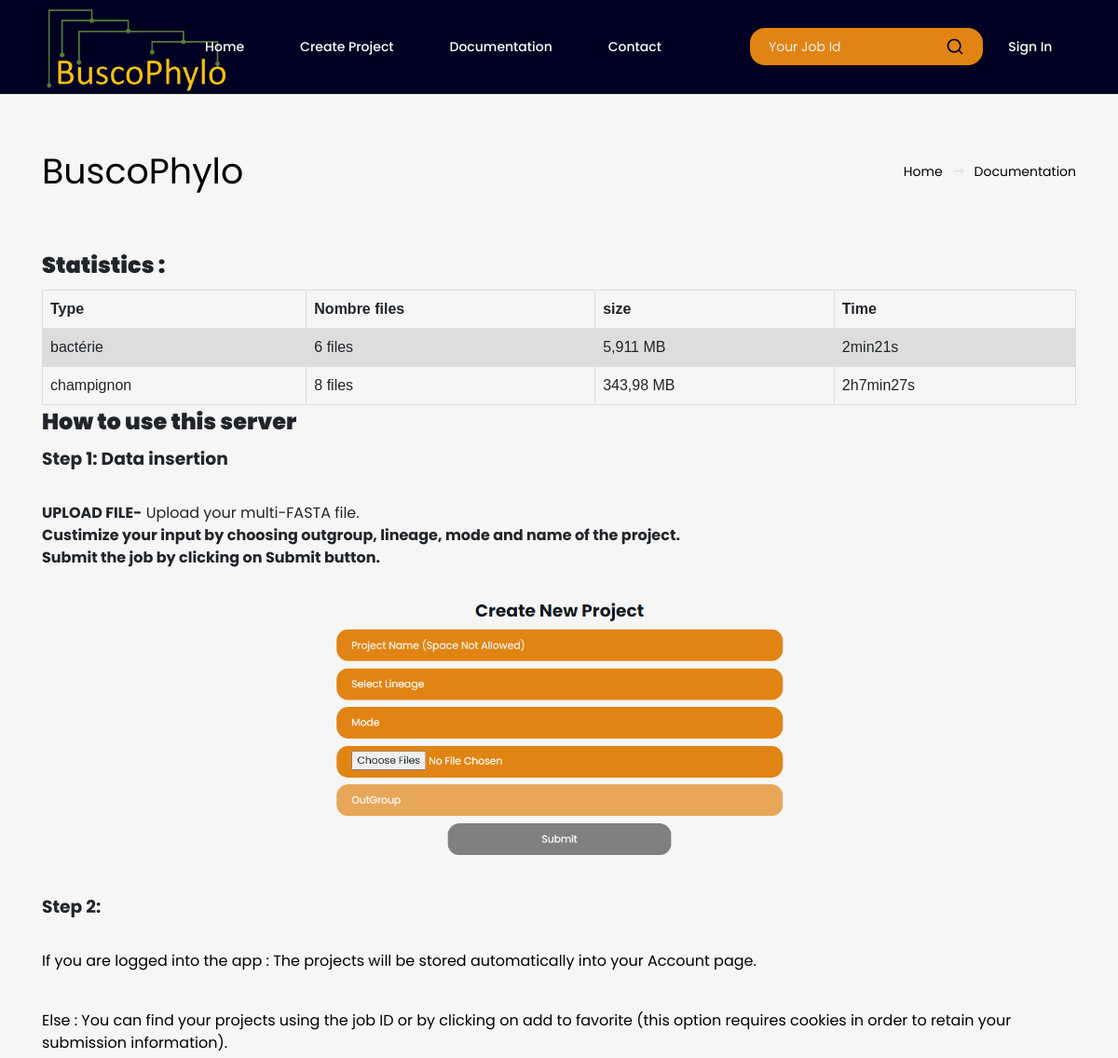
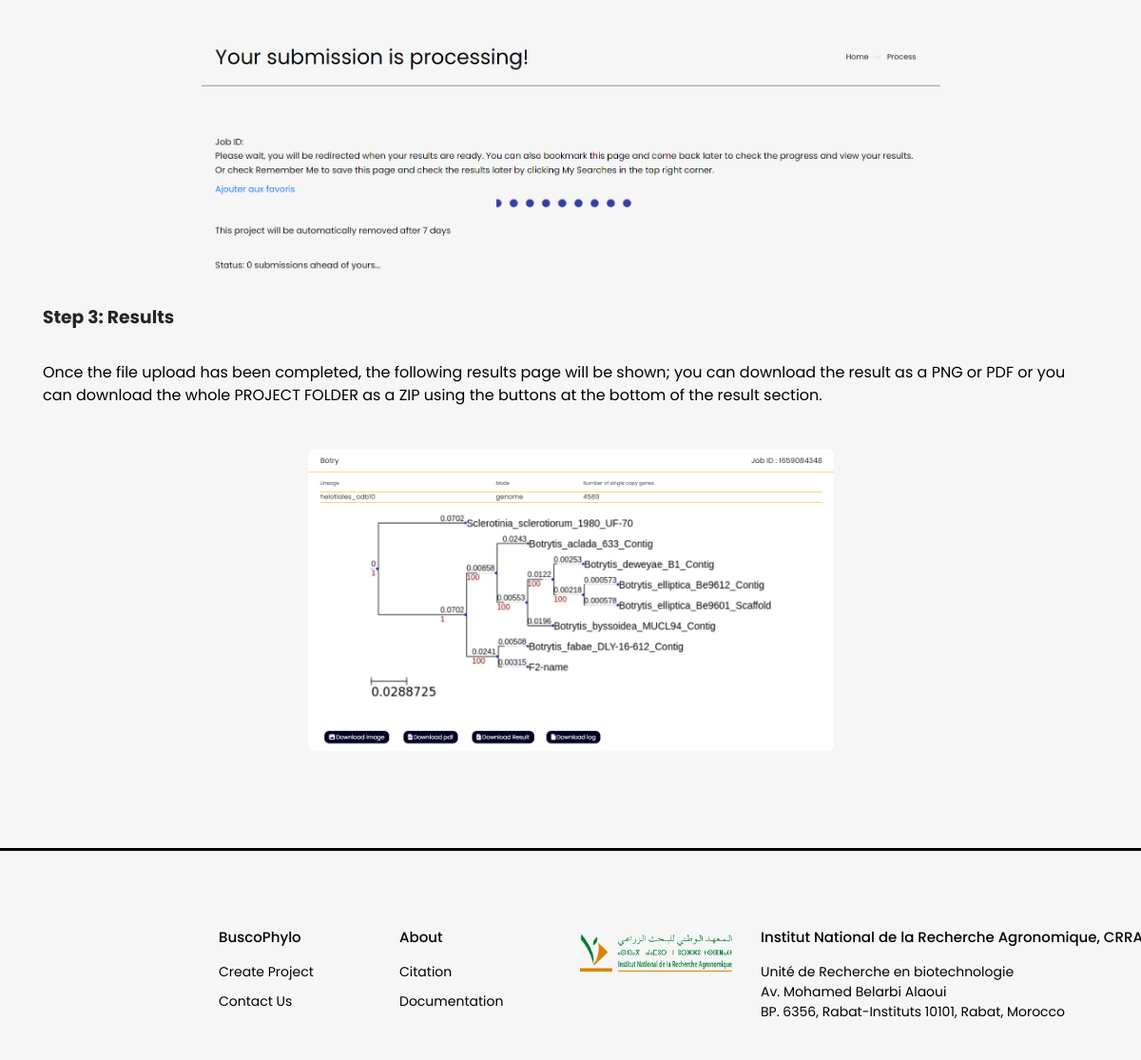
/pages/page_documentation.php, run on the app's committed database (2 pictures, top to bottom).
### tables this page shows
CREATE TABLE IF NOT EXISTS `tbl_about` (
  `id` int(11) NOT NULL AUTO_INCREMENT,
  `about` longtext NOT NULL,
  `tagline` longtext NOT NULL,
  `choose_plan` longtext NOT NULL,
  `account` longtext NOT NULL,
  `enjoy` longtext NOT NULL,
  `documentation` text NOT NULL,
  `citation` text NOT NULL,
  PRIMARY KEY (`id`)
);

### const/check_session.php (called while the page is built, shortened)
<?php
if(!isset($_COOKIE["__logged"])) {
$res = "0";
}
?>

### pages/page_documentation.php (the view, shortened to what this page needs)
<?php
require_once('../const/check_session.php');
switch($res) {
	case '0':
	$logged = "0";
	break;
}
$dir = "./";
try {
$conn = new PDO('mysql:host='.DBHost.';dbname='.DBName.';charset='.DBCharset.';collation='.DBCollation.';prefix='.DBPrefix.'', DBUser, DBPass);
$conn->setAttribute(PDO::ATTR_ERRMODE, PDO::ERRMODE_EXCEPTION);
$stmt = $conn->prepare("SELECT * FROM tbl_about LIMIT 1");
$stmt->execute();
$result = $stmt->fetchAll();
}catch(PDOException $e)
{
echo "Connection failed: " . $e->getMessage();
}
?>
<!DOCTYPE html>
<html lang="en">
<head>
	<link rel="stylesheet" href="css/bootstrap-reboot.min.css">
	<link rel="stylesheet" href="css/bootstrap-grid.min.css">
	<link rel="stylesheet" href="css/owl.carousel.min.css">
	<link rel="stylesheet" href="css/slider-radio.css">
	<link rel="stylesheet" href="css/select2.min.css">
	<link rel="stylesheet" href="css/magnific-popup.css">
	<link rel="stylesheet" href="css/plyr.css">
	<link rel="stylesheet" href="css/main.css">
</head>
<body>
	<?php require_once('../const/draws/header_v2.php'); ?>
	<section class="section section--head section--head-fixed">
		<div class="container">
			<div class="row">
				<div class="col-12 col-xl-6">
					<h1 class="section__title section__title--head nobr" ><?php echo AppName; ?></h1>
				</div>
				<div class="col-12 col-xl-6">
					<ul class="breadcrumb">
					    <?php
					    try {
$conn = new PDO('mysql:host='.DBHost.';dbname='.DBName.';charset='.DBCharset.';collation='.DBCollation.';prefix='.DBPrefix.'', DBUser, DBPass);
$conn->setAttribute(PDO::ATTR_ERRMODE, PDO::ERRMODE_EXCEPTION);
$stmt = $conn->prepare("SELECT * FROM tbl_about");
$stmt->execute([]);
$result = $stmt->fetchAll();
foreach($result as $row) {
$Documentation = $row[6];
}
}catch(PDOException $e)
{
echo "Connection failed: " . $e->getMessage();
}
?>
						<li class="breadcrumb__item"><a href="./">Home</a></li>
						<li class="breadcrumb__item breadcrumb__item--active">Documentation</li>
					</ul>
				</div>
			</div>
		</div>
	</section>
	<section class="section section--pb0">
		<div class="container">
			<div class="row">
				<div class="col-12">
					<p class="section__text section__text--small"><?php echo $Documentation; ?></p>
				</div>
			</div>
		</div>
	</section>
<?php require_once('../const/draws/footer.php'); ?>
</body>
</html>

### const/draws/header_v2.php (shortened to what this page needs)
<header class="header header--static">
  <div class="container">
    <div class="row">
      <div class="col-12">
        <div class="header__content">
          <a href="<?php echo $dir; ?>" class="header__logo">
              <img src="./img/logo-1.png" style="height:100px;" />
          </a>
          <ul class="header__nav">
            <li class="header__nav-item">
              <a class="header__nav-link" href="<?php echo $dir; ?>" role="button">Home</a>
            </li>
            <li class="header__nav-item">
              <a class="header__nav-link" href="<?php echo $dir; ?>project">Create Project</a>
            </li>
            <li class="header__nav-item">
              <a class="header__nav-link" href="<?php echo $dir; ?>documentation">Documentation</a>
            </li>
            <li class="header__nav-item">
              <a class="header__nav-link" href="<?php echo $dir; ?>contact">Contact</a>
            </li>
          </ul>
          <div class="header__actions">
            <form autocomplete="OFF" method="GET" action="<?php echo $dir; ?>search_catalog" class="header__form">
              <input class="header__form-input" name="keywords" type="text" placeholder="Your Job Id" required>
              <button type="submit" class="header__form-btn" type="button"><svg xmlns="http://www.w3.org/2000/svg" viewBox="0 0 24 24"><path d="M21.71,20.29,18,16.61A9,9,0,1,0,16.61,18l3.68,3.68a1,1,0,0,0,1.42,0A1,1,0,0,0,21.71,20.29ZM11,18a7,7,0,1,1,7-7A7,7,0,0,1,11,18Z"/></svg></button>
            </form>
            <?php
            if ($logged == "1") {
            ?>
            <a href="<?php echo $dir; ?><?php echo $role; ?>" class="header__user">
              <span>My Account</span>
              <i class="auth_icon feather icon-user" style="color: orange;"></i>
            </a>
            <?php
            }else{
              ?>
              <a href="<?php echo $dir; ?>login" class="header__user">
                <span>Sign In</span>
              <i class="auth_icon feather icon-log-in" style="color: orange;"></i>
              </a>
              <?php
            }
            ?>
          </div>
        </div>
      </div>
    </div>
  </div>
</header>

### const/draws/footer.php (shortened to what this page needs)
<footer class="footer">
  <div class="container">
    <div class="row">
      <div class="col-12 col-sm-8 col-md-6 col-lg-4 col-xl-3 order-4 order-md-1 order-lg-4 order-xl-1">
      </div>
      <div class="col-6 col-md-4 col-lg-3 col-xl-2 order-1 order-md-2 order-lg-1 order-xl-2 offset-md-2 offset-lg-0 offset-xl-1" id="info">
        <h6 class="footer__title"><?php echo AppName; ?></h6>
        <div class="footer__nav">
          <a href="<?php echo $dir; ?>project.php">Create Project</a>
          <a href="<?php echo $dir;?>contact">Contact Us</a>
        </div>
      </div>
      <div class="col-6 col-md-4 col-lg-3 col-xl-2 order-2 order-lg-3 order-md-4 order-xl-4">
        <h6 class="footer__title">About</h6>
        <div class="footer__nav">
          <a href="<?php echo $dir;?>Citation">Citation</a>
          <a href="<?php echo $dir;?>documentation">Documentation</a>
        </div>
      </div>
      <div class="col-6 col-md-4 col-lg-3 col-xl-2 order-2 order-lg-3 order-md-4 order-xl-4">
        <div class="footer__flixtv">
          <figure><center><img src="./img/logo.png" id="inra" /></center></figure>
        </div>
      </div>
       <div class="col-6 col-md-4 col-lg-3 col-xl-2 order-2 order-lg-3 order-md-4 order-xl-4" id="adr">
        <h6 class="footer__title nobr">Institut National de la Recherche Agronomique, CRRA-Rabat</h6>
        <div class="footer__nav">
          <a href="<?php echo $dir;?>privacy"><span class="nobr">Unité de Recherche en biotechnologie</span> <span class="nobr">Av. Mohamed Belarbi Alaoui</span> <span class="nobr">BP. 6356, Rabat-Instituts 10101, Rabat, Morocco</span></a>
        </div>
      </div>
    </div>
  </div>
</footer>

### pages/page_documentation.php (style rules this page uses)
@media only screen and (min-width: 1200px) { .nobr { white-space: nowrap } }
table { font-family: arial, sans-serif; border-collapse: collapse; width: 100%; }
td, th { border: 1px solid #dddddd; text-align: left; padding: 8px; }
tr:nth-child(even) { background-color: #dddddd; }

### const/draws/footer.php (style rules this page uses)
@media only screen and (max-width: 1200px) { #inra { width: 50%; } }
@media only screen and (min-width: 1200px) { #inra { margin-top: 5px; width: 100%; } }
@media only screen and (min-width: 1200px) { #info { margin-left: -100px; } }
@media only screen and (min-width: 1200px) { .nobr { white-space: nowrap } }

### data on the page
tbl_about: documentation "Statistics : Type Nombre files size Time bactérie 6 files 5,911 MB 2min21s champignon 8 files 343,98 MB 2h7min27s How to use this server Step 1: Data insertion UPLOAD FILE- Upload your multi-FASTA file. Custimize your input by choosing outgroup, lineage, mode and name of the project. Submit the job by clicking on Submit button. Step 2: If you are logged into the app : The projects will be stored automatically into your Account page. Else : You can find your projects using the job ID or by clicking on add to favorite (this option requires cookies in order to retain your submission information). Step 3: Results Once the file upload has been completed, the following results page will be shown;…", documentation (picture)

### other printed values
AppName "BuscoPhylo"
